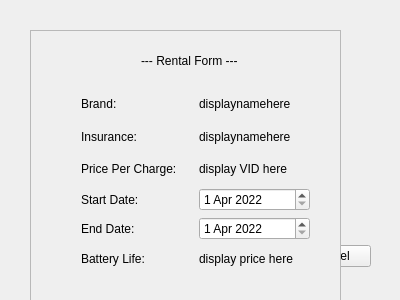
<?xml version="1.0" encoding="UTF-8"?>
<ui version="4.0">
 <class>rentalform</class>
 <widget class="QDialog" name="rentalform">
  <property name="geometry">
   <rect>
    <x>0</x>
    <y>0</y>
    <width>400</width>
    <height>300</height>
   </rect>
  </property>
  <property name="windowTitle">
   <string>Dialog</string>
  </property>
  <widget class="QDialogButtonBox" name="buttonBox">
   <property name="geometry">
    <rect>
     <x>30</x>
     <y>240</y>
     <width>341</width>
     <height>32</height>
    </rect>
   </property>
   <property name="orientation">
    <enum>Qt::Horizontal</enum>
   </property>
   <property name="standardButtons">
    <set>QDialogButtonBox::Cancel|QDialogButtonBox::Ok</set>
   </property>
  </widget>
  <widget class="QScrollArea" name="scrollArea_2">
   <property name="geometry">
    <rect>
     <x>30</x>
     <y>30</y>
     <width>311</width>
     <height>311</height>
    </rect>
   </property>
   <property name="widgetResizable">
    <bool>true</bool>
   </property>
   <widget class="QWidget" name="scrollAreaWidgetContents_2">
    <property name="geometry">
     <rect>
      <x>0</x>
      <y>0</y>
      <width>309</width>
      <height>309</height>
     </rect>
    </property>
    <widget class="QLabel" name="label_2">
     <property name="geometry">
      <rect>
       <x>110</x>
       <y>20</y>
       <width>131</width>
       <height>20</height>
      </rect>
     </property>
     <property name="text">
      <string>--- Rental Form ---</string>
     </property>
    </widget>
    <widget class="QWidget" name="verticalLayoutWidget">
     <property name="geometry">
      <rect>
       <x>50</x>
       <y>60</y>
       <width>229</width>
       <height>181</height>
      </rect>
     </property>
     <layout class="QVBoxLayout" name="verticalLayout_5">
      <item>
       <layout class="QHBoxLayout" name="horizontalLayout_7">
        <item>
         <widget class="QLabel" name="vBrand_4">
          <property name="text">
           <string>Brand:</string>
          </property>
         </widget>
        </item>
        <item>
         <widget class="QLabel" name="Brand_4">
          <property name="text">
           <string>displaynamehere</string>
          </property>
         </widget>
        </item>
       </layout>
      </item>
      <item>
       <layout class="QHBoxLayout" name="horizontalLayout_10">
        <item>
         <widget class="QLabel" name="vInsurance">
          <property name="text">
           <string>Insurance:</string>
          </property>
         </widget>
        </item>
        <item>
         <widget class="QLabel" name="Insurance">
          <property name="text">
           <string>displaynamehere</string>
          </property>
         </widget>
        </item>
       </layout>
      </item>
      <item>
       <layout class="QHBoxLayout" name="horizontalLayout_11">
        <item>
         <widget class="QLabel" name="vPricePerCharge">
          <property name="text">
           <string>Price Per Charge:</string>
          </property>
         </widget>
        </item>
        <item>
         <widget class="QLabel" name="PricePerCharge">
          <property name="text">
           <string>display VID here</string>
          </property>
         </widget>
        </item>
       </layout>
      </item>
      <item>
       <layout class="QHBoxLayout" name="horizontalLayout_12">
        <item>
         <widget class="QLabel" name="vStart">
          <property name="text">
           <string>Start Date:</string>
          </property>
         </widget>
        </item>
        <item>
         <widget class="QDateEdit" name="StartDate">
          <property name="date">
           <date>
            <year>2022</year>
            <month>4</month>
            <day>1</day>
           </date>
          </property>
         </widget>
        </item>
       </layout>
      </item>
      <item>
       <layout class="QHBoxLayout" name="horizontalLayout_13">
        <item>
         <widget class="QLabel" name="vEnd">
          <property name="text">
           <string>End Date:</string>
          </property>
         </widget>
        </item>
        <item>
         <widget class="QDateEdit" name="EndDate">
          <property name="date">
           <date>
            <year>2022</year>
            <month>4</month>
            <day>1</day>
           </date>
          </property>
         </widget>
        </item>
       </layout>
      </item>
      <item>
       <layout class="QHBoxLayout" name="horizontalLayout_14">
        <item>
         <widget class="QLabel" name="vBatteryLife">
          <property name="text">
           <string>Battery Life:</string>
          </property>
         </widget>
        </item>
        <item>
         <widget class="QLabel" name="BatteryLife_4">
          <property name="text">
           <string>display price here</string>
          </property>
         </widget>
        </item>
       </layout>
      </item>
     </layout>
    </widget>
   </widget>
  </widget>
 </widget>
 <resources/>
 <connections>
  <connection>
   <sender>buttonBox</sender>
   <signal>accepted()</signal>
   <receiver>rentalform</receiver>
   <slot>accept()</slot>
   <hints>
    <hint type="sourcelabel">
     <x>248</x>
     <y>254</y>
    </hint>
    <hint type="destinationlabel">
     <x>157</x>
     <y>274</y>
    </hint>
   </hints>
  </connection>
  <connection>
   <sender>buttonBox</sender>
   <signal>rejected()</signal>
   <receiver>rentalform</receiver>
   <slot>reject()</slot>
   <hints>
    <hint type="sourcelabel">
     <x>316</x>
     <y>260</y>
    </hint>
    <hint type="destinationlabel">
     <x>286</x>
     <y>274</y>
    </hint>
   </hints>
  </connection>
 </connections>
</ui>
